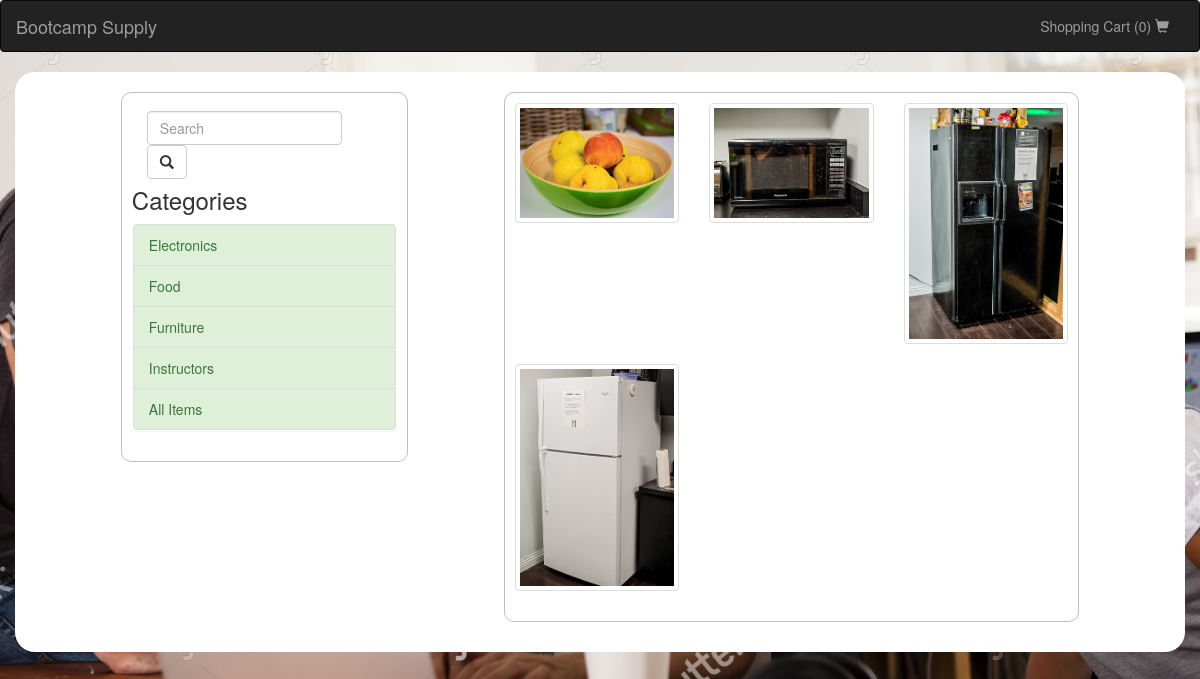
/UserProducts/displayProductsByCategory/2, run on the app's committed database.
### tables this page shows
CREATE TABLE `categories` (
  `id` int(11) NOT NULL AUTO_INCREMENT,
  `name` varchar(255) DEFAULT NULL,
  `parent_id` int(11) DEFAULT NULL,
  PRIMARY KEY (`id`)
);

CREATE TABLE `products` (
  `id` int(11) NOT NULL AUTO_INCREMENT,
  `name` varchar(255) DEFAULT NULL,
  `price` decimal(10,2) DEFAULT NULL,
  `inventory` int(11) DEFAULT NULL,
  `description` text,
  `is_personal` tinyint(4) DEFAULT NULL,
  `category_id` int(11) NOT NULL,
  PRIMARY KEY (`id`)
);

CREATE TABLE `images` (
  `id` int(11) NOT NULL AUTO_INCREMENT,
  `product_id` int(11) DEFAULT NULL,
  `src` varchar(255) DEFAULT NULL,
  `created_at` datetime DEFAULT NULL,
  `updated_at` datetime DEFAULT NULL,
  `is_main` tinyint(4) DEFAULT '0',
  PRIMARY KEY (`id`)
);

### application/controllers/UserProducts.php (called while the page is built, shortened)
<?php
class UserProducts extends CI_Controller {
	public function displayProductsByCategory($id) {
		$this->load->model('Product');
		$data = array('categories' => $this->Product->getCategories(), 'products' => $this->Product->getProductsByCategory($id));
		$this->load->view('store', $data);
	}
}

### index.php (called while the page is built, shortened)
<?php
require_once BASEPATH.'core/CodeIgniter.php';

### application/models/Product.php (called while the page is built, shortened)
<?php
class Product extends CI_Model {
	public function getCategories() {
		$results = $this->db->query("select id, name as category_name FROM categories WHERE parent_id IS null")->result_array();
		for ($i = 0; $i < count($results); $i++) {
			$results[$i]['children'] = $this->db->query("SELECT id, name FROM categories WHERE parent_id = {$results[$i]['id']}")->result_array();
		}
		return $results;
	}
	public function getProductsByCategory($categoryID) {
		$query = "SELECT products.id as id, images.src as img, categories.id as cat_id, parent_id FROM products LEFT JOIN images ON products.id = images.product_id AND images.is_main = 1 LEFT JOIN categories ON categories.id = products.category_id WHERE categories.id = $categoryID OR parent_id = $categoryID";
		return $this->db->query($query)->result_array();
	}
}

### application/views/store.php (the view, shortened to what this page needs)
<div class="container">
	<div class="col-md-3 col-md-offset-1 outlined">
		<form class="navbar-form navbar-left">
			<div class="form-group">
				<input type="text" class="form-control" placeholder="Search">
			</div>
			<button type="submit" class="btn btn-default"><span class="glyphicon glyphicon-search"></span></button>
		</form>
		<h3>Categories</h3>
		<div id="MainMenu">
			<div class="list-group panel">
				<?php foreach ($categories as $parent) { ?>
				<a href="#<?= $parent['category_name'] ?>" class="list-group-item list-group-item-success" data-toggle="collapse" data-parent="#MainMenu"><?= $parent['category_name'] ?><i class="fa fa-caret-down"></i></a>
				<?php } ?>
				<a href="/store" class="list-group-item list-group-item-success" data-parent="#MainMenu">All Items</a>
			</div>
		</div>
	</div>
	<div class="col-md-6 col-xs-12 col-md-offset-1 outlined">
		<div class="row">
			<?php for ($i = 0; $i < count($products); $i++) { ?>
			<div class="col-xs-6 col-md-4">
				<a href="/product/<?= $products[$i]['id'] ?>" class="thumbnail">
					<img src="/assets/img/products/<?= $products[$i]['img'] ?>" alt="<?= $products[$i]['img'] ?>">
				</a>
			</div>
			<?php if (($i != 0) && (($i+1)%3 == 0)) { ?>
		</div>
		<div class="row">
			<?php } ?>
			<?php } ?>
		</div>
	</div>

### assets/css/style.css (style rules this page uses)
* { margin: 0; padding: 0; }
.container { background: white; padding:20px 10px; border-radius:20px; }
.outlined { border:1px solid silver; border-radius:10px; padding:10px; margin-bottom: 10px; }
.fullBackground { background-image: url("../img/background.jpg"); background-size:cover; }

### data on the page
categories: name "Electronics"
categories: name "Food"
categories: name "Furniture"
categories: name "Instructors"
products: images.src (picture)
products: images.src (picture)
products: images.src (picture)
products: images.src (picture)

### other printed values
count($this->session->cart) "0"
